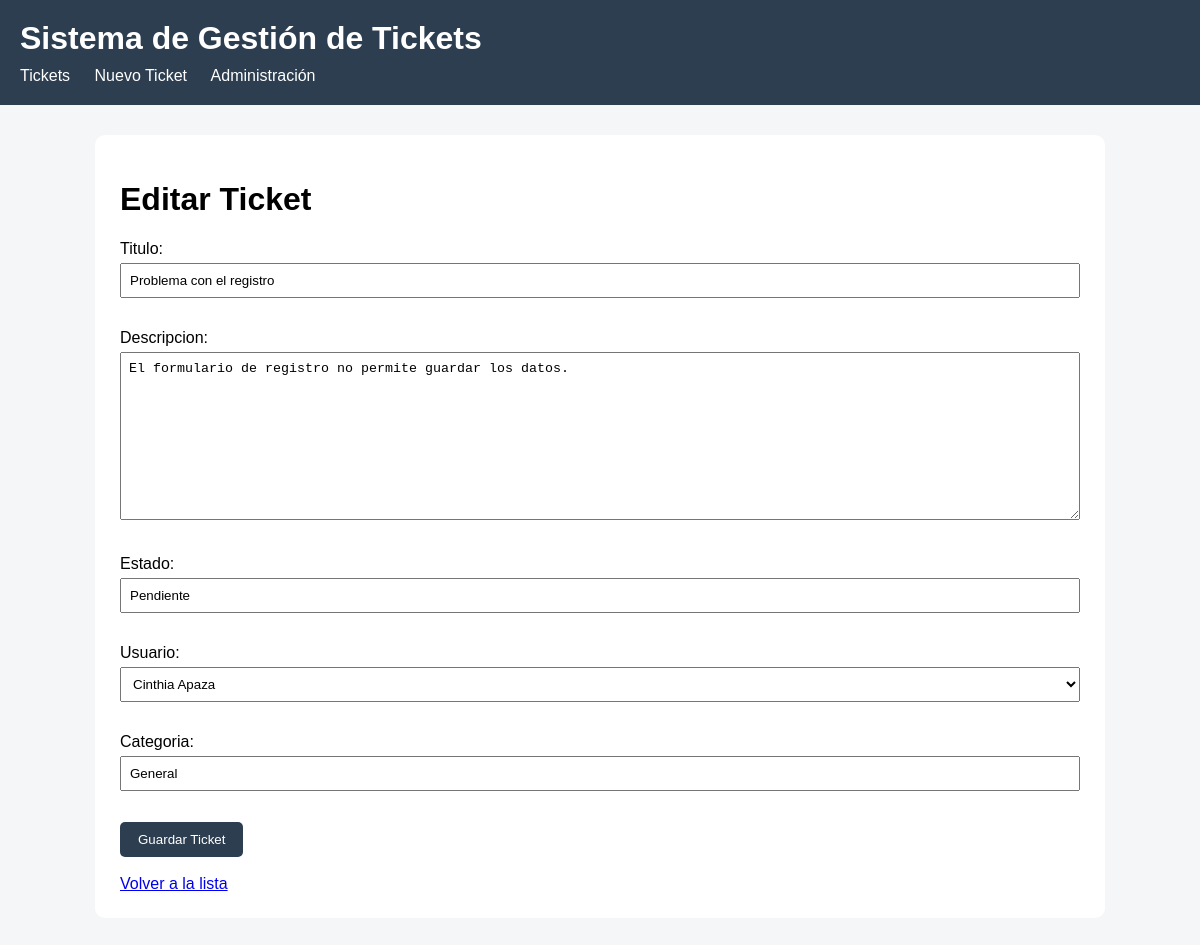
Screenshot of /tickets/2/editar/ with the database file from the repository.
### tickets/models.py (models this page shows, shortened)
class Ticket(models.Model):
    titulo = models.CharField(max_length=200)
    descripcion = models.TextField()
    estado = models.CharField(max_length=50, default="Pendiente")
    usuario = models.ForeignKey(Usuario, on_delete=models.CASCADE)
    categoria = models.CharField(max_length=100, default="General")

### tickets/views.py (the view)
# urls.py: path("<int:id>/editar/", views.editar_ticket, name="editar_ticket"),
def editar_ticket(request, id):
    ticket = get_object_or_404(Ticket, id=id)
    if request.method == "POST":
        formulario = TicketForm(request.POST, instance=ticket)
        if formulario.is_valid():
            formulario.save()
            return redirect("detalle_ticket", id=ticket.id)
    else:
        formulario = TicketForm(instance=ticket)
    return render(request, "tickets/formulario_ticket.html", {
        "formulario": formulario,
        "ticket": ticket
    })

### tickets/forms.py
class TicketForm(forms.ModelForm):
    class Meta:
        model = Ticket
        fields = ["titulo", "descripcion", "estado", "usuario", "categoria"]

### tickets/models.py (called while the page is built)
    def __str__(self):
        return self.nombre

### tickets/templates/tickets/formulario_ticket.html (shortened to what this page needs)
{% extends "base.html" %}
{% block contenido %}
<h1>
    {% if ticket %}
        Editar Ticket
    {% else %}
        Crear Ticket
    {% endif %}
</h1>
<form method="post">
    {{ formulario.as_p }}
    <button type="submit">Guardar Ticket</button>
</form>
<br>
<a href="{% url 'lista_tickets' %}">Volver a la lista</a>
{% endblock %}

### tickets/templates/base.html (style rules this page uses)
body { font-family: Arial, sans-serif; margin: 0; background-color: #f4f6f8; }
button { background-color: #2c3e50; color: white; padding: 10px 18px; border: none; border-radius: 5px; cursor: pointer; }
input, textarea, select { width: 100%; padding: 8px; margin: 5px 0 15px; box-sizing: border-box; }

### rows the page displays
Ticket: titulo "Problema con el registro", descripcion "El formulario de registro no permite guardar los datos.", estado "Pendiente", usuario "Cinthia Apaza", categoria "General"
